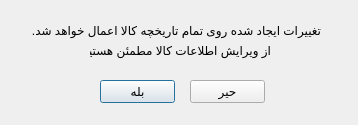
<?xml version="1.0" encoding="UTF-8"?>
<ui version="4.0">
 <class>Dialog</class>
 <widget class="QDialog" name="Dialog">
  <property name="geometry">
   <rect>
    <x>0</x>
    <y>0</y>
    <width>358</width>
    <height>125</height>
   </rect>
  </property>
  <property name="windowTitle">
   <string>Edit warning</string>
  </property>
  <widget class="QLabel" name="label">
   <property name="geometry">
    <rect>
     <x>30</x>
     <y>20</y>
     <width>291</width>
     <height>21</height>
    </rect>
   </property>
   <property name="text">
    <string>تغییرات ایجاد شده روی تمام تاریخچه کالا اعمال خواهد شد.</string>
   </property>
   <property name="textFormat">
    <enum>Qt::AutoText</enum>
   </property>
   <property name="wordWrap">
    <bool>true</bool>
   </property>
  </widget>
  <widget class="QLabel" name="label_2">
   <property name="geometry">
    <rect>
     <x>90</x>
     <y>40</y>
     <width>181</width>
     <height>20</height>
    </rect>
   </property>
   <property name="text">
    <string>از ویرایش اطلاعات کالا مطمئن هستید؟</string>
   </property>
  </widget>
  <widget class="QPushButton" name="ok_btn">
   <property name="geometry">
    <rect>
     <x>100</x>
     <y>80</y>
     <width>75</width>
     <height>23</height>
    </rect>
   </property>
   <property name="text">
    <string>بله</string>
   </property>
  </widget>
  <widget class="QPushButton" name="cancel_btn">
   <property name="geometry">
    <rect>
     <x>190</x>
     <y>80</y>
     <width>75</width>
     <height>23</height>
    </rect>
   </property>
   <property name="text">
    <string>حیر</string>
   </property>
  </widget>
 </widget>
 <resources/>
 <connections/>
</ui>
